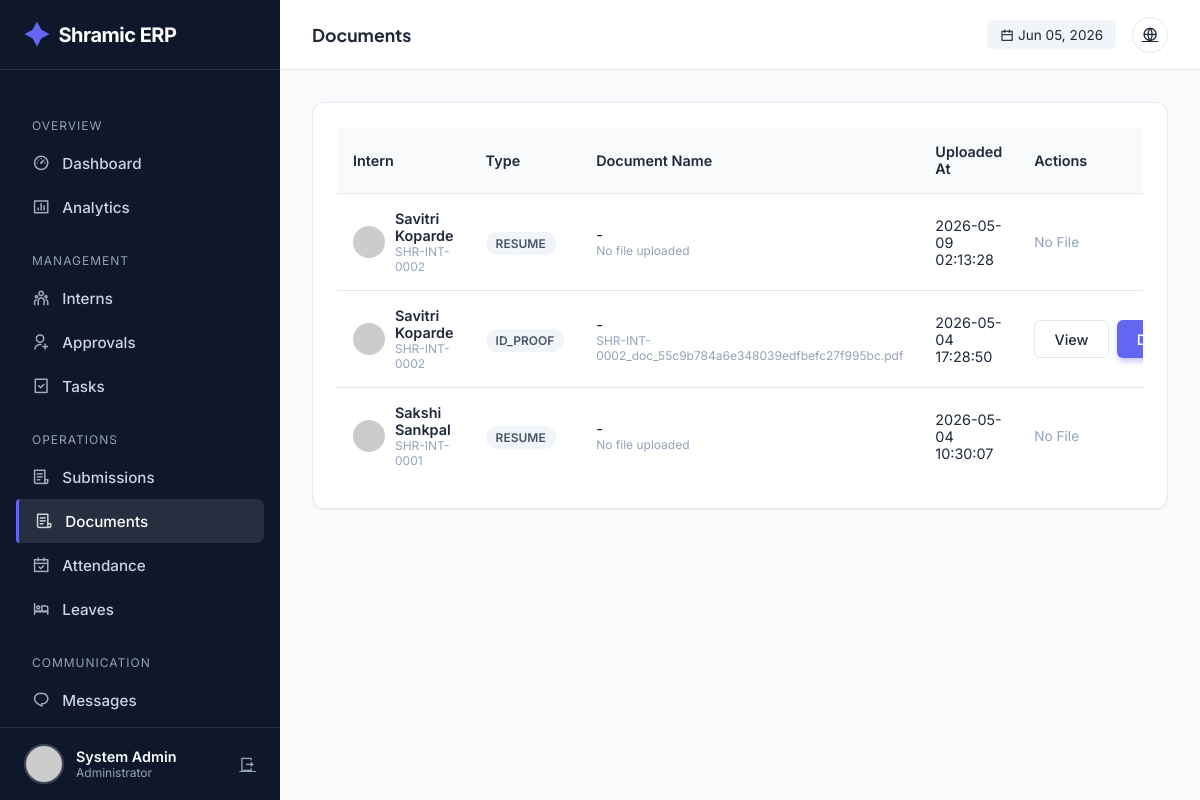
Before: /admin/documents (signed in) with the older database file.
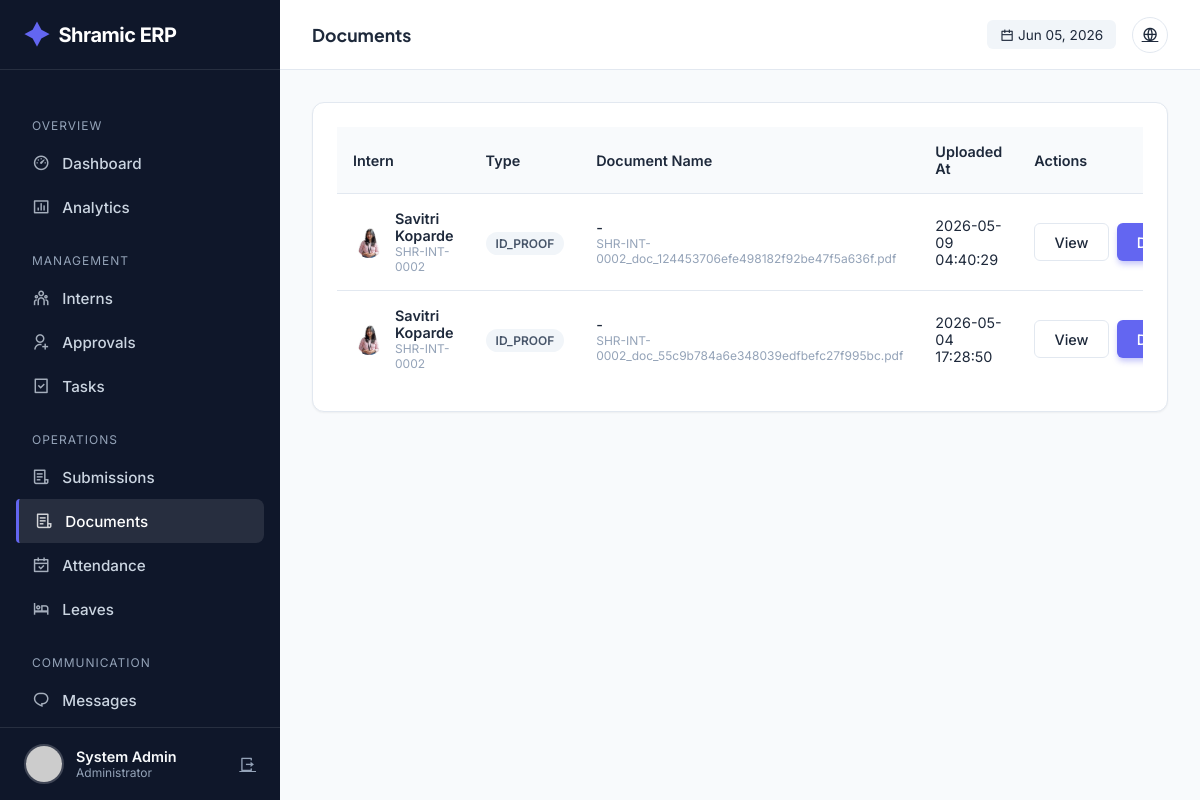
After: the same page with the newer database file.
### tables this page shows
CREATE TABLE users (
            id INTEGER PRIMARY KEY AUTOINCREMENT,
            intern_id TEXT UNIQUE,
            usn TEXT UNIQUE NOT NULL,
            full_name TEXT NOT NULL,
            phone TEXT NOT NULL,
            email TEXT UNIQUE NOT NULL,
            password_hash TEXT NOT NULL,
            role TEXT NOT NULL,
            photo_url TEXT,
            status TEXT DEFAULT 'PENDING',
            is_admin BOOLEAN DEFAULT 0,
            department TEXT,
            join_date DATE,
            emergency_contact TEXT,
            address TEXT,
            last_login TIMESTAMP,
            login_count INTEGER DEFAULT 0,
            created_at TIMESTAMP DEFAULT CURRENT_TIMESTAMP,
            updated_at TIMESTAMP DEFAULT CURRENT_TIMESTAMP
        );

CREATE TABLE document_verifications (
            id INTEGER PRIMARY KEY AUTOINCREMENT,
            user_id INTEGER,
            document_type TEXT NOT NULL,
            document_name TEXT,
            file_url TEXT,
            status TEXT DEFAULT 'PENDING',
            verified_by INTEGER,
            verified_at TIMESTAMP,
            rejection_reason TEXT,
            uploaded_at TIMESTAMP DEFAULT CURRENT_TIMESTAMP,
            FOREIGN KEY (user_id) REFERENCES users(id),
            FOREIGN KEY (verified_by) REFERENCES users(id)
        );

### app.py (the view)
@app.route('/admin/documents')
@login_required
@admin_required
def admin_documents():
    conn = get_db_connection()
    cur = conn.cursor()
    status_filter = request.args.get('status', 'PENDING')
    cur.execute("""
        SELECT dv.*, u.full_name, u.intern_id, u.photo_url
        FROM document_verifications dv
        JOIN users u ON dv.user_id = u.id
        WHERE dv.status = ?
        ORDER BY dv.uploaded_at DESC
    """, (status_filter,))
    documents = cur.fetchall()
    conn.close()
    return render_template(
        'admin/documents.html',
        documents=documents,
        current_status=status_filter
    )

### app.py (called while the page is built)
@app.before_request
def make_session_permanent():
    session.permanent = True
    app.permanent_session_lifetime = timedelta(days=365)

def get_db_connection():
    conn = sqlite3.connect(DATABASE, timeout=30)
    conn.execute("PRAGMA busy_timeout = 30000")
    conn.row_factory = sqlite3.Row
    return conn

def get_current_datetime():
    return datetime.now(TIMEZONE)

@login_manager.user_loader
def load_user(user_id):
    conn = get_db_connection()
    cur = conn.cursor()
    cur.execute("SELECT * FROM users WHERE id = ?", (user_id,))
    user_data = cur.fetchone()
    conn.close()
    return User(dict(user_data)) if user_data else None

def admin_required(f):
    @wraps(f)
    def decorated_function(*args, **kwargs):
        if not current_user.is_authenticated or not current_user.is_admin:
            flash('Access denied. Admin privileges required.', 'error')
            return redirect(url_for('index'))
        return f(*args, **kwargs)
    return decorated_function

@app.context_processor
def inject_globals():
    unread_count = 0
    if current_user.is_authenticated:
        try:
            conn = get_db_connection()
            cur = conn.cursor()
            cur.execute("""
                SELECT COUNT(*) as count
                FROM notifications
                WHERE user_id = ? AND is_read = 0
            """, (current_user.id,))
            unread_count = cur.fetchone()['count']
            conn.close()
        except:
            pass
    return {
        'now': get_current_datetime(),
        'app_name': 'Shramic ERP',
        'unread_notifications': unread_count
    }

@app.before_request
def before_request():
        pass

### templates/admin/documents.html (shortened to what this page needs)
{% extends "admin/base.html" %}
{% block page_title %}Documents{% endblock %}
{% block content %}
<div class="card">
  <div class="table-container">
    <table>
      <thead>
        <tr>
          <th>Intern</th>
          <th>Type</th>
          <th>Document Name</th>
          <th>Uploaded At</th>
          <th>Actions</th>
        </tr>
      </thead>
      <tbody>
        {% for doc in documents %}
        <tr>
          <td>
            <div style="display: flex; align-items: center; gap: 10px">
              <img
                src="{{ url_for('static', filename='uploads/profiles/' + doc.photo_url) if doc.photo_url else 'https://ui-avatars.com/api/?name=' + doc.full_name }}"
                style="width: 32px; height: 32px; border-radius: 50%"
              />
              <div>
                <div style="font-weight: 600">{{ doc.full_name }}</div>
                <div style="font-size: 0.75rem; color: var(--text-light)">
                  {{ doc.intern_id }}
                </div>
              </div>
            </div>
          </td>
          <td>
            <span class="badge badge-neutral">{{ doc.document_type }}</span>
          </td>
          <td>
            <div style="font-weight: 500">{{ doc.admin_comment or '-' }}</div>
            <div style="font-size: 0.75rem; color: var(--text-light)">
              {{ doc.file_url or 'No file uploaded' }}
            </div>
          </td>
          <td>{{ doc.uploaded_at }}</td>
          <td>
            <div style="display: flex; gap: 8px">
              {% if doc.file_url %}
              <a href="{{ url_for('serve_file', filename=doc.file_url) }}"
                 target="_blank"
                 class="btn btn-outline">
                View
              </a>
              <a href="{{ url_for('serve_file', filename=doc.file_url) }}"
                 download
                 class="btn btn-primary">
                Download
              </a>
              {% else %}
              <span style="color: var(--text-light); font-size: 0.85rem;">
                No File
              </span>
              {% endif %}
            </div>
          </td>
        </tr>
        {% else %}
        <tr>
          <td colspan="5" style="text-align: center; padding: 3rem; color: var(--text-light)">
            No documents found.
          </td>
        </tr>
        {% endfor %}
      </tbody>
    </table>
  </div>
</div>
{% endblock %}

### templates/admin/base.html (shortened to what this page needs)
<!doctype html>
<html lang="en">
  <head>
    <link
      href="https://cdn.jsdelivr.net/npm/remixicon@4.1.0/fonts/remixicon.css"
      rel="stylesheet"
    />
  </head>
  <body>
    <aside class="sidebar" id="sidebar">
      <a href="/" class="brand">
        <i class="ri-shining-2-fill"></i> Shramic ERP
      </a>
      <ul class="nav-menu">
        <li class="nav-label">Overview</li>
        <li>
          <a
            href="{{ url_for('admin_dashboard') }}"
            class="nav-link {% if request.endpoint == 'admin_dashboard' %}active{% endif %}"
            ><i class="ri-dashboard-3-line"></i> Dashboard</a
          >
        </li>
        <li>
          <a
            href="{{ url_for('admin_analytics') }}"
            class="nav-link {% if request.endpoint == 'admin_analytics' %}active{% endif %}"
            ><i class="ri-bar-chart-box-line"></i> Analytics</a
          >
        </li>
        <li class="nav-label">Management</li>
        <li>
          <a
            href="{{ url_for('admin_interns') }}"
            class="nav-link {% if request.endpoint == 'admin_interns' %}active{% endif %}"
            ><i class="ri-team-line"></i> Interns</a
          >
        </li>
        <li>
          <a
            href="{{ url_for('admin_approvals') }}"
            class="nav-link {% if request.endpoint == 'admin_approvals' %}active{% endif %}"
            ><i class="ri-user-add-line"></i> Approvals</a
          >
        </li>
        <li>
          <a
            href="{{ url_for('admin_tasks') }}"
            class="nav-link {% if request.endpoint == 'admin_tasks' %}active{% endif %}"
            ><i class="ri-task-line"></i> Tasks</a
          >
        </li>
        <li class="nav-label">Operations</li>
        <li>
          <a
            href="{{ url_for('admin_submissions') }}"
            class="nav-link {% if request.endpoint == 'admin_submissions' %}active{% endif %}"
            ><i class="ri-file-list-3-line"></i> Submissions</a
          >
        </li>
        <li>
  <a
    href="{{ url_for('admin_documents') }}"
    class="nav-link {% if request.endpoint == 'admin_documents' %}active{% endif %}"
  >
    <i class="ri-file-list-3-line"></i> Documents
  </a>
</li>
        <li>
          <a
            href="{{ url_for('admin_attendance') }}"
            class="nav-link {% if request.endpoint == 'admin_attendance' %}active{% endif %}"
            ><i class="ri-calendar-check-line"></i> Attendance</a
          >
        </li>
        <li>
          <a
            href="{{ url_for('admin_leaves') }}"
            class="nav-link {% if request.endpoint == 'admin_leaves' %}active{% endif %}"
            ><i class="ri-hotel-bed-line"></i> Leaves</a
          >
        </li>
        <li class="nav-label">Communication</li>
        <li>
          <a
            href="{{ url_for('admin_messages') }}"
            class="nav-link {% if request.endpoint == 'admin_messages' %}active{% endif %}"
            ><i class="ri-chat-1-line"></i> Messages</a
          >
        </li>
        <li>
          <a
            href="{{ url_for('admin_announcements') }}"
            class="nav-link {% if request.endpoint == 'admin_announcements' %}active{% endif %}"
            > Announcements</a
          >
        </li>
      </ul>
      <div class="user-profile">
        <img
          src="{{ url_for('static', filename='uploads/profiles/' + current_user.photo_url) if current_user.photo_url else 'https://ui-avatars.com/api/?name=Admin&background=random' }}"
          class="user-avatar"
          alt="Admin"
        />
        <div style="flex: 1; overflow: hidden">
          <div
            style="
              font-weight: 600;
              font-size: 0.9rem;
              white-space: nowrap;
              text-overflow: ellipsis;
            "
          >
            {{ current_user.full_name }}
          </div>
          <div style="font-size: 0.75rem; color: var(--text-light)">
            Administrator
          </div>
        </div>
        <a
          href="{{ url_for('logout') }}"
          title="Logout"
          style="color: var(--text-light)"
          ><i class="ri-logout-box-r-line"></i
        ></a>
      </div>
    </aside>
    <div class="main-wrapper">
      <header class="top-header">
        <div style="display: flex; align-items: center; gap: 1rem">
          <h2 class="page-title">
            {% block page_title %}Dashboard{% endblock %}
          </h2>
        </div>
        <div class="header-actions">
          <div
            style="
              font-size: 0.85rem;
              color: var(--text-secondary);
              background: #f1f5f9;
              padding: 0.4rem 0.8rem;
              border-radius: 6px;
            "
          >
            <i class="ri-calendar-line"></i> {{ now.strftime('%b %d, %Y') }}
          </div>
          <a href="{{ url_for('index') }}" class="btn-icon" title="View Site"
            ><i class="ri-global-line"></i
          ></a>
        </div>
      </header>
      <div class="content">
         {% block content %}{% endblock %}
      </div>
    </div>
  </body>
</html>

### templates/admin/base.html (style rules this page uses)
:root { --bg-body: #f8fafc; --bg-surface: #ffffff; --bg-sidebar: #0f172a; --primary: #6366f1; --primary-hover: #4f46e5; --secondary: #64748b; --text-main: #1e293b; --text-light: #94a3b8; --text-white: #f8fafc; --success: #10b981; --warning: #f59e0b; --danger: #ef4444; --border: #e2e8f0; --sidebar-width: 280px; --header-height: 70px; --shadow-sm: 0 1px 2px 0 rgb(0 0 0 / 0.05); --shadow-lg: 0 10px 15px -3px rgb(0 0 0 / 0.1), 0 4px 6px -4px rgb(0 0 0 / 0.1); --radius: 12px; }
* { margin: 0; padding: 0; box-sizing: border-box; }
body { font-family: "Inter", sans-serif; background-color: var(--bg-body); color: var(--text-main); display: flex; min-height: 100vh; }
h1, h2, h3, h4, h5 { font-family: "Plus Jakarta Sans", sans-serif; font-weight: 700; }
.sidebar { width: var(--sidebar-width); background: var(--bg-sidebar); color: var(--text-white); position: fixed; height: 100vh; display: flex; flex-direction: column; transition: transform 0.3s ease; z-index: 50; }
.brand { height: var(--header-height); display: flex; align-items: center; padding: 0 1.5rem; border-bottom: 1px solid rgba(255, 255, 255, 0.1); font-size: 1.25rem; font-weight: 700; letter-spacing: -0.5px; color: white; text-decoration: none; }
.brand i { color: var(--primary); margin-right: 10px; font-size: 1.5rem; }
.nav-menu { flex: 1; padding: 1.5rem 1rem; overflow-y: auto; list-style: none; }
.nav-label { font-size: 0.75rem; text-transform: uppercase; letter-spacing: 1px; color: var(--text-light); margin: 1.5rem 0 0.5rem 1rem; }
.nav-link { display: flex; align-items: center; gap: 12px; padding: 0.75rem 1rem; border-radius: 8px; color: #cbd5e1; text-decoration: none; transition: 0.2s; font-weight: 500; font-size: 0.95rem; }
.nav-link:hover, .nav-link.active { background: rgba(255, 255, 255, 0.1); color: white; }
.nav-link.active { border-left: 3px solid var(--primary); border-radius: 4px 8px 8px 4px; }
.nav-link i { font-size: 1.1rem; opacity: 0.8; }
.user-profile { padding: 1rem 1.5rem; border-top: 1px solid rgba(255, 255, 255, 0.1); display: flex; align-items: center; gap: 12px; }
.user-avatar { width: 40px; height: 40px; border-radius: 50%; object-fit: cover; border: 2px solid rgba(255, 255, 255, 0.2); }
.main-wrapper { flex: 1; margin-left: var(--sidebar-width); display: flex; flex-direction: column; width: calc(100% - var(--sidebar-width)); }
.top-header { height: var(--header-height); background: var(--bg-surface); border-bottom: 1px solid var(--border); display: flex; align-items: center; justify-content: space-between; padding: 0 2rem; position: sticky; top: 0; z-index: 40; }
.page-title { font-size: 1.1rem; color: var(--text-main); }
.header-actions { display: flex; align-items: center; gap: 1rem; }
.btn-icon { width: 36px; height: 36px; border-radius: 50%; border: 1px solid var(--border); display: flex; align-items: center; justify-content: center; color: var(--text-secondary); cursor: pointer; transition: 0.2s; background: white; }
.content { padding: 2rem; }
.card { background: var(--bg-surface); border: 1px solid var(--border); border-radius: var(--radius); padding: 1.5rem; box-shadow: var(--shadow-sm); position: relative; overflow: hidden; }
.btn { display: inline-flex; align-items: center; gap: 8px; padding: 0.6rem 1.2rem; border-radius: 6px; font-size: 0.9rem; font-weight: 500; text-decoration: none; cursor: pointer; transition: 0.2s; border: 1px solid transparent; }
.btn-primary { background: var(--primary); color: white; box-shadow: 0 4px 6px -1px rgba(99, 102, 241, 0.4); }
.btn-outline { background: white; border-color: var(--border); color: var(--text-main); }
.table-container { overflow-x: auto; }
table { width: 100%; border-collapse: collapse; font-size: 0.9rem; }
th { text-align: left; padding: 1rem; background: #f8fafc; color: var(--text-secondary); font-weight: 600; border-bottom: 1px solid var(--border); }
td { padding: 1rem; border-bottom: 1px solid var(--border); vertical-align: middle; }
tr:last-child td { border-bottom: none; }
.badge { padding: 4px 10px; border-radius: 20px; font-size: 0.75rem; font-weight: 600; text-transform: uppercase; }
.badge-neutral { background: #f1f5f9; color: #475569; }

Changed rows visible on the page:
removed document_verifications: full_name "Savitri Koparde", intern_id "SHR-INT-0002", document_type "RESUME", admin_comment "-", file_url "No file uploaded", uploaded_at "2026-05-09 02:13:28", shows "No File"
removed document_verifications: full_name "Sakshi Sankpal", intern_id "SHR-INT-0001", document_type "RESUME", admin_comment "-", file_url "No file uploaded", uploaded_at "2026-05-04 10:30:07", shows "No File"
added document_verifications: photo_url (picture), full_name "Savitri Koparde", intern_id "SHR-INT-0002", document_type "ID_PROOF", admin_comment "-", file_url "SHR-INT-0002_doc_124453706efe498182f92be47f5a636f.pdf", uploaded_at "2026-05-09 04:40:29"
changed through a linked row, document_verifications "SHR-INT-0002_doc_55c9b784a6e348039edfbefc27f995bc.pdf": photo_url: picture added in place of a placeholder
